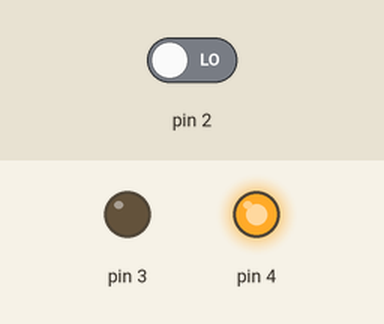
The sketch below on a simulated Arduino Uno, built with avr-gcc and run on an emulated ATmega328P. On the bench: output pins drawn as LEDs (lit = HIGH). The test bench sets the inputs (shaded band); at power-on: pin 2 LOW.

Above: at 1.2 s.
1.3 s: pin 2 driven HIGH
At 2.3 s:
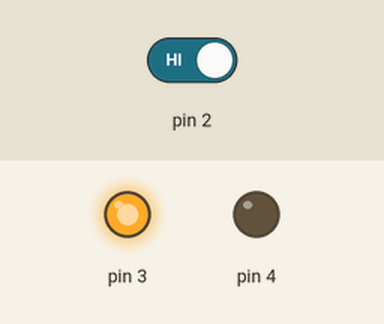
2.8 s: pin 2 driven LOW
At 3.5 s:
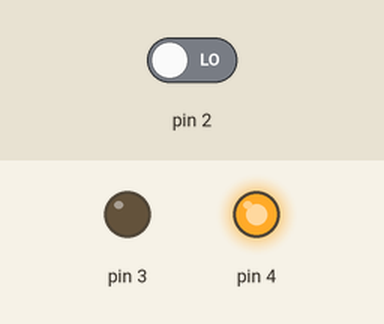
Timing chart, 0 to 5.8 s (numbered marks = the images above; inputs shaded):
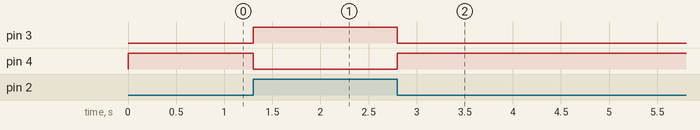

The sketch:

sketch_sep15a.ino
```cpp
void setup () {
  pinMode (2, INPUT);
  pinMode(3, OUTPUT);
  pinMode(4, OUTPUT);
}

void loop () {
  if (digitalRead(2) == HIGH) {
    digitalWrite (3, HIGH);
    digitalWrite(4, LOW);
  }
  else {
  digitalWrite(3, LOW);
  digitalWrite(4, HIGH);
  }

}
```

Measured:
- after the input at 1.3 s, pin 3: LOW → HIGH at once; pin 4: HIGH → LOW at once
- after the input at 2.8 s, pin 3: HIGH → LOW at once; pin 4: LOW → HIGH at once
